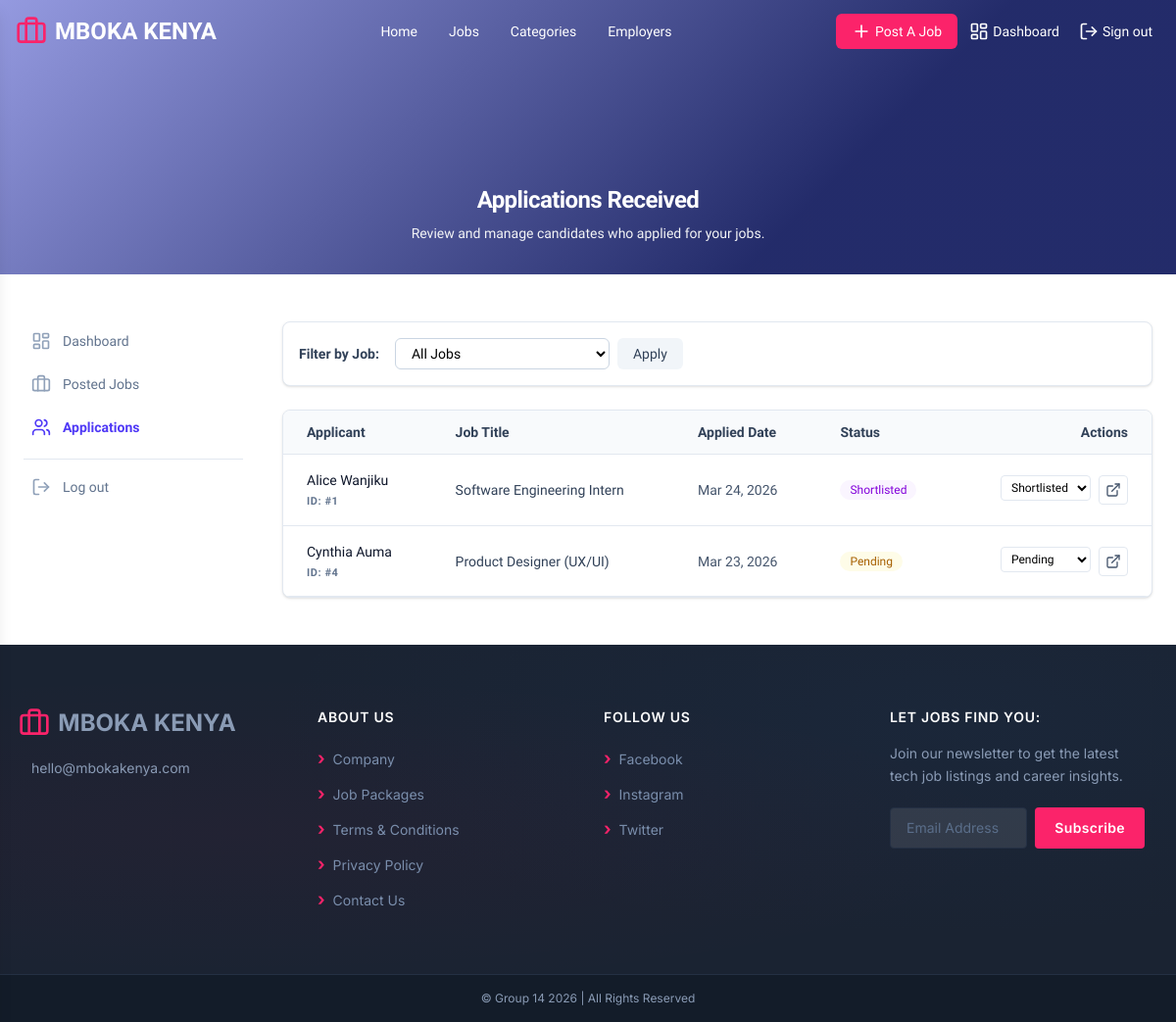
/employer/applications (signed in), run on the app's committed database.
### tables this page shows
CREATE TABLE applications (
    app_id               INT AUTO_INCREMENT PRIMARY KEY,
    job_id               INT NOT NULL,
    seeker_id            INT NOT NULL,
    resume_snapshot_path VARCHAR(300),
    cover_letter         TEXT,
    status               ENUM('Pending','Reviewed','Shortlisted','Rejected','Hired') DEFAULT 'Pending',
    applied_at           DATETIME DEFAULT CURRENT_TIMESTAMP,
    UNIQUE KEY uq_apply (job_id, seeker_id),
    FOREIGN KEY (job_id)    REFERENCES jobs(job_id)    ON DELETE CASCADE,
    FOREIGN KEY (seeker_id) REFERENCES users(user_id)  ON DELETE CASCADE
);

CREATE TABLE job_seeker_profiles (
    profile_id  INT AUTO_INCREMENT PRIMARY KEY,
    user_id     INT UNIQUE NOT NULL,
    full_name   VARCHAR(100) NOT NULL,
    headline    VARCHAR(200),
    skills      TEXT,
    location    VARCHAR(100),
    bio         TEXT,
    resume_path VARCHAR(300),
    FOREIGN KEY (user_id) REFERENCES users(user_id) ON DELETE CASCADE
);

CREATE TABLE jobs (
    job_id      INT AUTO_INCREMENT PRIMARY KEY,
    employer_id INT NOT NULL,
    title       VARCHAR(200) NOT NULL,
    category_id INT,
    location    VARCHAR(100),
    job_type    ENUM('Full Time','Part Time','Internship','Contract','Remote','Freelance','Temporary') DEFAULT 'Full Time',
    salary_min  DECIMAL(10,2),
    salary_max  DECIMAL(10,2),
    description TEXT NOT NULL,
    featured    TINYINT(1) DEFAULT 0,
    status      ENUM('open','closed') DEFAULT 'open',
    deadline    DATE,
    created_at  DATETIME DEFAULT CURRENT_TIMESTAMP,
    FOREIGN KEY (employer_id) REFERENCES users(user_id) ON DELETE CASCADE,
    FOREIGN KEY (category_id) REFERENCES job_categories(category_id) ON DELETE SET NULL
);

### views/employer/applications.php (the view, shortened to what this page needs)
<?php
$uid = (int)$_SESSION['user_id'];
$db = getDB();
$query = "
    SELECT a.*, j.title as job_title, s.full_name as seeker_name, s.user_id as seeker_uid
    FROM applications a
    JOIN jobs j ON a.job_id = j.job_id
    JOIN job_seeker_profiles s ON a.seeker_id = s.user_id
    WHERE j.employer_id = ?
";
$params = [$uid];
$query .= " ORDER BY a.applied_at DESC";
$stmt = $db->prepare($query);
$stmt->execute($params);
$applications = $stmt->fetchAll();
include_once __DIR__ . '/../partials/header.php';
?>
<section class="relative w-full overflow-hidden" style="height:280px;">
    <div class="absolute inset-0" style="background: linear-gradient(135deg, #8b91dd 0%, #10195d 70%, #10195d 100%); opacity:0.92;"></div>
    <div class="absolute inset-0 flex flex-col items-center justify-end z-10 pb-8">
        <h1 class="text-2xl font-bold text-white mb-2 tracking-tight text-center">Applications Received</h1>
        <p class="text-gray-100 text-sm text-center">Review and manage candidates who applied for your jobs.</p>
    </div>
</section>
<div class="max-w-7xl w-full mx-auto px-6 py-12 flex flex-col lg:flex-row gap-10 items-start">
    <?php include_once __DIR__ . '/../partials/sidebar.php'; ?>
    <main class="flex-1 min-w-0 w-full">
        <div class="mb-6 bg-white p-4 rounded-lg border border-slate-200 shadow-sm flex flex-wrap items-center gap-4">
            <span class="text-sm font-semibold text-slate-700">Filter by Job:</span>
            <form action="" method="GET" class="flex gap-2">
                <select name="job_id" class="text-sm border border-slate-300 rounded-md px-3 py-1.5 focus:outline-none focus:ring-2 focus:ring-[#fb236a]/20">
                    <option value="">All Jobs</option>
                </select>
                <button type="submit" class="bg-slate-100 text-slate-700 px-4 py-1.5 rounded-md text-sm font-medium hover:bg-slate-200 transition-colors">Apply</button>
            </form>
        </div>
        <div class="bg-white rounded-lg border border-slate-200 overflow-hidden shadow-sm">
            <?php if (count($applications) > 0): ?>
                <div class="overflow-x-auto">
                    <table class="w-full text-sm">
                        <thead class="bg-slate-50 border-b border-slate-200">
                            <tr>
                                <th class="px-6 py-3 text-left font-semibold text-slate-700">Applicant</th>
                                <th class="px-6 py-3 text-left font-semibold text-slate-700">Job Title</th>
                                <th class="px-6 py-3 text-left font-semibold text-slate-700">Applied Date</th>
                                <th class="px-6 py-3 text-left font-semibold text-slate-700">Status</th>
                                <th class="px-6 py-3 text-right font-semibold text-slate-700">Actions</th>
                            </tr>
                        </thead>
                        <tbody>
                            <?php foreach ($applications as $app):
                                $statusColor = match ($app['status']) {
                                    'Pending' => 'bg-yellow-50 text-yellow-700',
                                    'Reviewed' => 'bg-blue-50 text-blue-700',
                                    'Shortlisted' => 'bg-purple-50 text-purple-700',
                                    'Hired' => 'bg-green-50 text-green-700',
                                    'Rejected' => 'bg-red-50 text-red-700',
                                    default => 'bg-slate-50 text-slate-700'
                                };
                            ?>
                                <tr class="border-b border-slate-200 hover:bg-slate-50 transition-colors">
                                    <td class="px-6 py-4">
                                        <div class="font-medium text-slate-900"><?php echo htmlspecialchars($app['seeker_name']); ?></div>
                                        <div class="text-[11px] text-slate-500 uppercase font-bold tracking-wider mt-1">ID: #<?php echo $app['app_id']; ?></div>
                                    </td>
                                    <td class="px-6 py-4 text-slate-700"><?php echo htmlspecialchars($app['job_title']); ?></td>
                                    <td class="px-6 py-4 text-slate-600"><?php echo date('M d, Y', strtotime($app['applied_at'])); ?></td>
                                    <td class="px-6 py-4">
                                        <span class="inline-flex items-center px-2.5 py-0.5 rounded-full text-xs font-medium <?php echo $statusColor; ?>">
                                            <?php echo $app['status']; ?>
                                        </span>
                                    </td>
                                    <td class="px-6 py-4 text-right">
                                        <div class="flex justify-end gap-2">
                                            <form action="/php/functions/update_status.php" method="POST" class="inline">
                                                <select name="status" onchange="this.form.submit()" class="text-xs border border-slate-200 rounded px-1.5 py-1 bg-white focus:outline-none">
                                                    <?php
                                                    $statuses = ['Pending', 'Reviewed', 'Shortlisted', 'Hired', 'Rejected'];
                                                    foreach ($statuses as $st): ?>
                                                        <option value="<?php echo $st; ?>" <?php echo $app['status'] === $st ? 'selected' : ''; ?>><?php echo $st; ?></option>
                                                    <?php endforeach; ?>
                                                </select>
                                            </form>
                                            <a href="/application-detail?id=<?php echo $app['app_id']; ?>" class="p-1.5 rounded border border-slate-200 text-slate-600 hover:bg-slate-50" title="View Details">
                                                <i data-lucide="external-link" class="w-4 h-4"></i>
                                            </a>
                                        </div>
                                    </td>
                                </tr>
                            <?php endforeach; ?>
                        </tbody>
                    </table>
                </div>
            <?php endif; ?>
        </div>
    </main>
</div>
<?php include_once __DIR__ . '/../partials/footer.php'; ?>

### index.php (shortened to what this page needs)
<?php
$routes = [
    ['GET',  '/',               'views/home.php',           null],
    ['GET',  '/dashboard',      null,                       'handleDashboardRedirect'],
    ['GET',  '/jobs',           'views/jobs.php',           null],
    ['GET',  '/categories',           'views/categories.php',           null],
    ['GET',  '/jobs/:id',       'views/job-single.php',     null],
    ['GET',  '/employers',      'views/employers.php',      null],
    ['GET',  '/post-a-job',     'views/post-a-job.php',     'requireEmployerWithProfile'],
    ['POST', '/post-a-job',     'php/functions/store-job.php', 'requireEmployerWithProfile'],
    ['GET',  '/login',          'views/login.php',          'requireGuest'],
    ['POST', '/login',          'php/function/login.php',  'requireGuest'],
    ['GET',  '/register',       'views/register.php',       'requireGuest'],
    ['POST', '/register',       'php/functions/register.php', 'requireGuest'],
    ['GET',  '/seeker/dashboard',      'views/seeker/dashboard.php',      'requireSeekerWithProfile'],
    ['GET',  '/seeker/saved-jobs',      'views/seeker/saved-jobs.php',      'requireSeekerWithProfile'],
    ['GET',  '/seeker/applications',      'views/seeker/applications.php',      'requireSeekerWithProfile'],
    ['GET',  '/seeker/profile',      'views/seeker/profile.php',      'requireSeeker'],
    ['GET',  '/employer/dashboard',      'views/employer/dashboard.php',      'requireEmployerWithProfile'],
    ['GET',  '/employer/jobs',           'views/employer/jobs.php',           'requireEmployerWithProfile'],
    ['GET',  '/employer/applications',   'views/employer/applications.php',   'requireEmployerWithProfile'],
    ['GET',  '/employer/profile',      'views/employer/profile.php',      'requireEmployer'],
    ['GET',  '/admin/dashboard',      'views/admin/dashboard.php',      'requireAdmin'],
    ['GET',  '/admin/users',          'views/admin/users.php',          'requireAdmin'],
    ['GET',  '/admin/employers',      'views/admin/employers.php',      'requireAdmin'],
    ['GET',  '/admin/jobs',           'views/admin/jobs.php',           'requireAdmin'],
    ['GET',  '/admin/applications',   'views/admin/applications.php',   'requireAdmin'],
    ['GET',  '/admin/admins',         'views/admin/admins.php',         'requireAdmin'],
    ['GET',  '/admin/profile',      'views/admin/profile.php',      'requireAuth'],
    ['GET',  '/logout',         'php/functions/logout.php', 'requireAuth'],
];
$method  = $_SERVER['REQUEST_METHOD'];
$uri     = strtok($_SERVER['REQUEST_URI'], '?');
$uri     = rtrim($uri, '/') ?: '/';
foreach ($routes as [$routeMethod, $routePath, $view, $middleware]) {
    $pattern = preg_replace('#/:([^/]+)#', '/(?P<$1>[^/]+)', $routePath);
    $pattern = '#^' . $pattern . '$#';
    if ($method !== $routeMethod || !preg_match($pattern, $uri, $matches)) {
        continue;
    }
    include_once $view;
    break;
}

### data on the page
applications: job_seeker_profiles.full_name "Alice Wanjiku", app_id "1", job.title "Software Engineering Intern", applied_at "Mar 24, 2026", status "Shortlisted"
applications: job_seeker_profiles.full_name "Cynthia Auma", app_id "4", job.title "Product Designer (UX/UI)", applied_at "Mar 23, 2026", status "Pending"

### other printed values
$link['label'] "Home"
$link['label'] "Jobs"
$link['label'] "Categories"
$link['label'] "Employers"
$link['text'] "Post A Job"
$link['text'] "Dashboard"
$link['text'] "Sign out"
$item['label'] "Dashboard"
$item['label'] "Posted Jobs"
$item['label'] "Applications"
